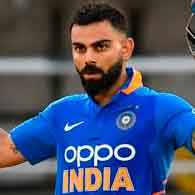
#> input picture Cricket Scores/images/vk.jpg, 195 x 195 px
$ python -i app.py   (imports and definitions only)   (older library calls are emulated)
#> lines starting #> are read from the running program, lines starting #| are printed output that depends on the picture
import numpy as np
from tkinter import *
from PIL import ImageTk, Image
import os
import pandas as pd
import matplotlib.pyplot as plt

# [5 lines not run here, left out]

def click3():

	# [61 lines left out: function click4, not called in this run]

	new_window = Toplevel()

	Label (new_window, text = 'Choose a player to view his details', fg = 'black',bg = 'white', font = 'ariel' ).grid(row = 0 , column = 1, sticky= N )

	vk = ImageTk.PhotoImage(Image.open("images/vk.jpg").resize((175, 175), Image.ANTIALIAS))

	msd = ImageTk.PhotoImage(Image.open("images/msd.jpg").resize((175, 175), Image.ANTIALIAS))
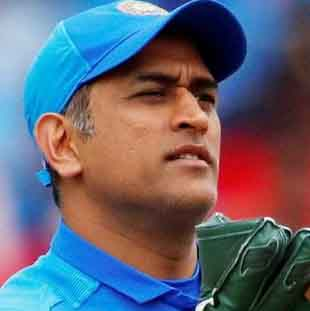
#> input picture Cricket Scores/images/msd.jpg, 310 x 311 px

	sd = ImageTk.PhotoImage(Image.open("images/sd.jpg").resize((175, 175), Image.ANTIALIAS))
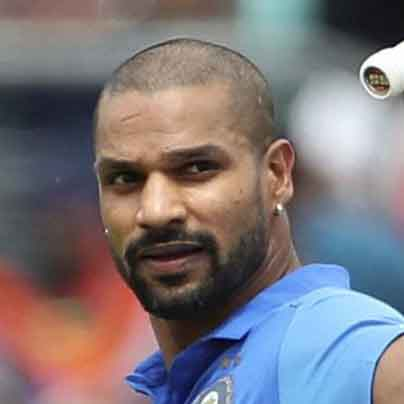
#> input picture Cricket Scores/images/sd.jpg, 404 x 404 px

	gg = ImageTk.PhotoImage(Image.open("images/gg.jpg").resize((175, 175), Image.ANTIALIAS))
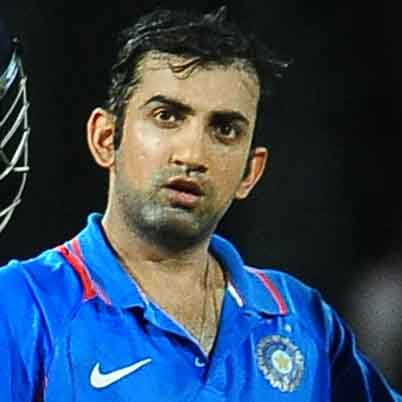
#> input picture Cricket Scores/images/gg.jpg, 402 x 402 px

	kd = ImageTk.PhotoImage(Image.open("images/kd.jpg").resize((175, 175), Image.ANTIALIAS))
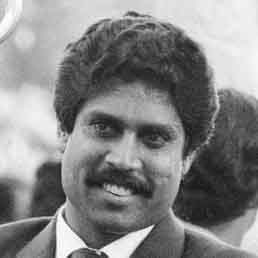
#> input picture Cricket Scores/images/kd.jpg, 258 x 258 px

	st = ImageTk.PhotoImage(Image.open("images/st.jpg").resize((175, 175), Image.ANTIALIAS))
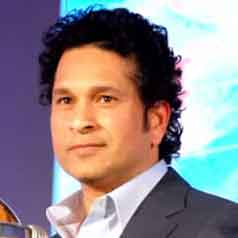
#> input picture Cricket Scores/images/st.jpg, 238 x 238 px

	Button(new_window, width = 225, height = 225 , text = 'Virat Kohli', image = vk,compound = TOP ,command = lambda: click4('vk')).grid (row = 3, column  = 0)

	Button(new_window, width = 225, height = 225 , text = 'MS Dhoni', image = msd,compound = TOP ,command = lambda: click4('msd')).grid (row = 3, column  = 1)

	Button(new_window, width = 225, height = 225 , text = 'Shikhar Dhawan', image = sd,compound = TOP  ,command = lambda: click4('sd')).grid (row = 3, column  = 2)

	Button(new_window, width = 225, height = 225 , text = 'Gautam Gambhir', image = gg,compound = TOP , command = lambda: click4('gg')).grid (row = 4, column  = 0)

	Button(new_window, width = 225, height = 225 , text = 'Kapil Dev', image = kd,compound = TOP  ,command = lambda: click4('kd')).grid (row = 4, column  = 1)

	Button(new_window, width = 225, height = 225 , text = 'Sachin Tendulkar', image=st,compound = TOP ,command = lambda: click4('st')).grid (row = 4, column  = 2)

	new_window.mainloop()

# [161 lines left out: functions click1, click2, not called in this run]

OPTIONS=['teams', 'runs' , 'wickets']


# [1 line that did not run here, left out]
# [14 lines not run here, left out]

# [1 line that did not run here, left out]

# [3 lines not run here, left out]

# [1 line that did not run here, left out]

# [3 lines not run here, left out]

s1 = '-Select one of the options from the drop down list\n\n-Click "TABLE" to see the points table on the basis of field chosen\n\n-Click GRAPH to see a pictorial representation of the feild  chosen\n\n-To veiw the details of player click PLAYER DETAILS'

# [3 lines not run here, left out]

>>> result = click3()
